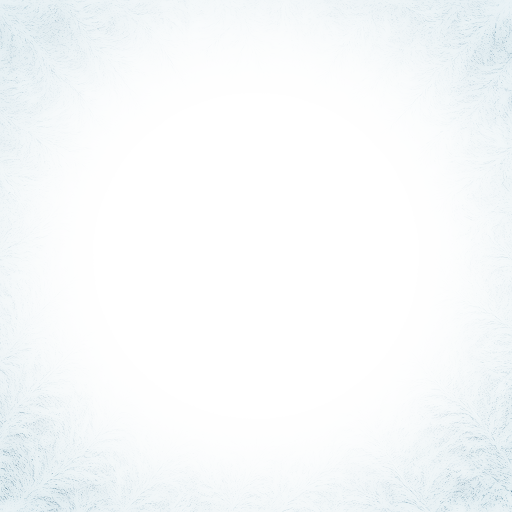
#> input picture client/Assets/Resources/frost_overlay.png, 512 x 512 px
$ python -i stills.py   (imports and definitions only)
#> lines starting #> are read from the running program, lines starting #| are printed output that depends on the picture
#> further down, picture is the input picture: PIL image 512x512 RGBA; mean R, G, B, A 192.1, 207.7, 211.9, 33.2
# /// script
# requires-python = ">=3.11"
# dependencies = ["pillow>=13"]
# ///
"""Contact sheets and publishing for the HUD-free world stills (scripts/capture-stills.ps1, #2765).

  sheets   One contact sheet per shot folder (<stills>/<name>/<name>__<seed>.png) into <stills>/_sheets/<name>.jpg,
           plus _sheets/index.jpg with every shot's best-scoring variant. Each thumbnail is labelled with its seed and
           a rough quality score; a nearly black, washed-out or single-colour frame (a failed pose, a frame inside a
           block) scores low. The score only orders the variants — the pick is made by eye.
  publish  Writes the manifest's picks ("pick": <seed> per entry; 0 = not picked yet) as JPEGs to
           <out>/<name>.jpg — the files the README gallery links.

  uv run tools/screenshots/stills.py sheets  --stills marketing/stills
  uv run tools/screenshots/stills.py publish --manifest scripts/shot-manifests/marketing.json \
      --stills marketing/stills --out docs/screenshots/world
"""

from __future__ import annotations

import argparse
import json
import math
import sys
from pathlib import Path

from PIL import Image, ImageDraw, ImageFilter, ImageStat

THUMB = (640, 360)
LABEL_H = 28


def score(img: Image.Image) -> tuple[float, dict[str, float]]:
    """A rough frame quality: colourfulness + contrast + detail, punished when too dark, too bright or one colour."""
    small = img.convert("RGB").resize((320, 180))
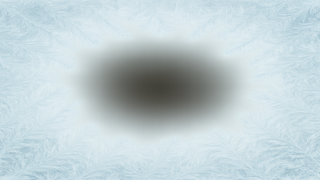
#> small: PIL image 320x180 RGB; mean R, G, B 192.1, 207.7, 211.9
    gray = ImageStat.Stat(small.convert("L"))
    luma = gray.mean[0]
#> luma = 203.5
    contrast = gray.stddev[0]
#> contrast = 36.83
    # Hasler & Suesstrunk colourfulness on the small frame.
    raw = small.tobytes()
    px = [(raw[i], raw[i + 1], raw[i + 2]) for i in range(0, len(raw), 3)]
#> px = 57600 items
    rgs = [p[0] - p[1] for p in px]
#> rgs = 57600 items
    ybs = [0.5 * (p[0] + p[1]) - p[2] for p in px]
#> ybs = 57600 items

    def mean_std(values: list[float]) -> tuple[float, float]:
        m = sum(values) / len(values)
#> m = -15.54
        return m, math.sqrt(sum((v - m) ** 2 for v in values) / len(values))

    (mrg, srg), (myb, syb) = mean_std(rgs), mean_std(ybs)
#> mrg = -15.54; srg = 6.21; myb = -12.01; syb = 7.3
    colour = math.sqrt(srg**2 + syb**2) + 0.3 * math.sqrt(mrg**2 + myb**2)
#> colour = 15.48
    detail = ImageStat.Stat(small.convert("L").filter(ImageFilter.FIND_EDGES)).mean[0]
#> detail = 9.7
    s = colour * 0.6 + contrast * 0.6 + detail * 1.5
#> s = 45.94
    if luma < 45:
        s -= (45 - luma) * 1.5
    if luma > 215:
        s -= (luma - 215) * 1.5
    if contrast < 18:
        s -= (18 - contrast) * 3
    return s, {"luma": luma, "contrast": contrast, "colour": colour, "detail": detail}


# [6 lines left out: function variants, not called in this run]


def label(draw: ImageDraw.ImageDraw, xy: tuple[int, int], text: str) -> None:
    draw.rectangle([xy[0], xy[1], xy[0] + THUMB[0], xy[1] + LABEL_H], fill=(20, 20, 24))
    draw.text((xy[0] + 8, xy[1] + 7), text, fill=(235, 235, 235))


# [83 lines left out: functions sheet, cmd_sheets, cmd_publish, main, not called in this run]


# [2 lines not run here, left out]

>>> from PIL import Image
>>> picture = Image.open('../../client/Assets/Resources/frost_overlay.png')
>>> result = score(picture)
